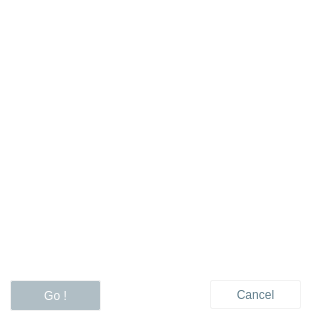
<?xml version="1.0" encoding="UTF-8"?>
<ui version="4.0">
 <class>Dialog</class>
 <widget class="QDialog" name="Dialog">
  <property name="geometry">
   <rect>
    <x>0</x>
    <y>0</y>
    <width>311</width>
    <height>321</height>
   </rect>
  </property>
  <property name="minimumSize">
   <size>
    <width>311</width>
    <height>321</height>
   </size>
  </property>
  <property name="maximumSize">
   <size>
    <width>311</width>
    <height>321</height>
   </size>
  </property>
  <property name="windowIcon">
   <iconset resource="images.qrc">
    <normaloff>:/logo/images/logo.png</normaloff>:/logo/images/logo.png</iconset>
  </property>
  <property name="styleSheet">
   <string notr="true">/*
	QDialog
*/

QDialog#Dialog
{
	background-color: white
}

/*
	QPushButton
*/

QPushButton#cancel
{
	border: 1px solid #f2f2f2;
	background-color: white;
	border-radius: 2px;
	color: #607D8B
}

QPushButton#cancel:hover
{
	background-color: #f2f2f2
}

QPushButton#go
{
	border: 1px solid #f2f2f2;
	background-color: #B0BEC5;
	border-radius: 2px;
	color: white
}

QPushButton#go:hover
{
	background-color: #90A4AE
}

/*
	QListWidget
*/

QListWidget
{
	color:#607D8B;
	background-color: white;
	border-top: 0px
}

QListWidget:item
{
	background-color: #f2f2f2;
	margin-bottom:1px;
	padding:5px;
	height: 27px;
	border-radius: 0px
}

QListWidget:item:hover
{
	background-color: #ECEFF1;
	border: 0px
}

QListWidget:item:selected
{
	background-color: #ECEFF1;
	color:#607D8B
}

/*
	QScrollBar
*/

QScrollBar:vertical
{
	background-color: #eceff1;
	width: 5px;    
	margin: 0;
	border: 0
}

QScrollBar::handle:vertical
{
	background-color: #b0bec5;
	min-height: 15px;
	border-radius: 2px
}

QScrollBar::add-line:vertical
{
	height: 0px
}

QScrollBar::sub-line:vertical
{
	height: 0px
}

QScrollBar:horizontal
{
	background-color: #eceff1;
	height: 5px;    
	margin: 0;
	border: 0
}

QScrollBar::handle:horizontal
{
	background-color: #b0bec5;
	min-width: 15px;
	border-radius: 2px
}

QScrollBar::add-line:horizontal
{
	width: 0px
}

QScrollBar::sub-line:horizontal
{
	width: 0px
}</string>
  </property>
  <widget class="QPushButton" name="go">
   <property name="geometry">
    <rect>
     <x>10</x>
     <y>280</y>
     <width>91</width>
     <height>31</height>
    </rect>
   </property>
   <property name="styleSheet">
    <string notr="true"/>
   </property>
   <property name="text">
    <string>Go !</string>
   </property>
   <property name="icon">
    <iconset>
     <normaloff>:/interface/image/Upload_16px.png</normaloff>:/interface/image/Upload_16px.png</iconset>
   </property>
  </widget>
  <widget class="QListWidget" name="categories">
   <property name="geometry">
    <rect>
     <x>10</x>
     <y>10</y>
     <width>291</width>
     <height>261</height>
    </rect>
   </property>
   <property name="styleSheet">
    <string notr="true"/>
   </property>
   <property name="frameShape">
    <enum>QFrame::NoFrame</enum>
   </property>
   <property name="horizontalScrollBarPolicy">
    <enum>Qt::ScrollBarAlwaysOff</enum>
   </property>
   <property name="isWrapping" stdset="0">
    <bool>false</bool>
   </property>
   <property name="spacing">
    <number>0</number>
   </property>
  </widget>
  <widget class="QPushButton" name="cancel">
   <property name="geometry">
    <rect>
     <x>210</x>
     <y>280</y>
     <width>91</width>
     <height>29</height>
    </rect>
   </property>
   <property name="text">
    <string>Cancel</string>
   </property>
   <property name="icon">
    <iconset>
     <normaloff>:/interface/image/Delete_24px.png</normaloff>:/interface/image/Delete_24px.png</iconset>
   </property>
  </widget>
 </widget>
 <resources>
  <include location="images.qrc"/>
 </resources>
 <connections/>
</ui>
